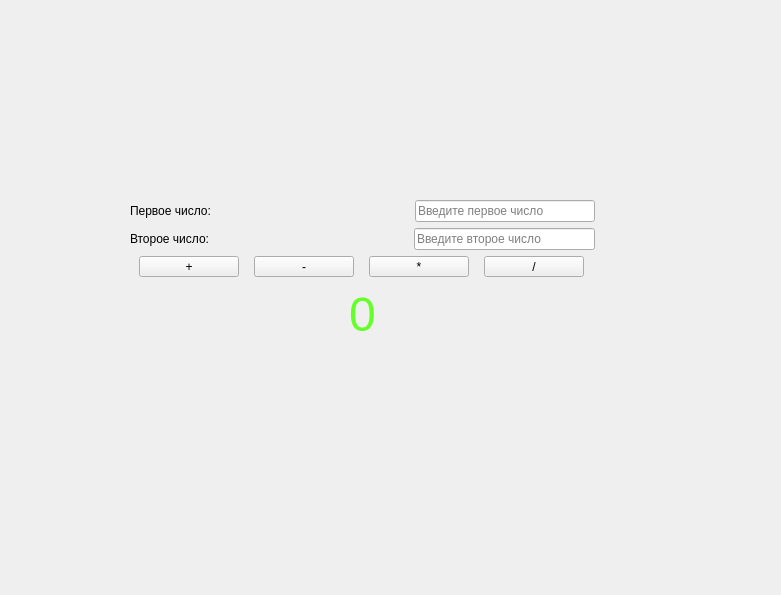
<?xml version="1.0" encoding="UTF-8"?>
<ui version="4.0">
 <class>Dialog</class>
 <widget class="QDialog" name="Dialog">
  <property name="geometry">
   <rect>
    <x>0</x>
    <y>0</y>
    <width>781</width>
    <height>595</height>
   </rect>
  </property>
  <property name="windowTitle">
   <string>Dialog</string>
  </property>
  <widget class="QWidget" name="">
   <property name="geometry">
    <rect>
     <x>130</x>
     <y>200</y>
     <width>465</width>
     <height>147</height>
    </rect>
   </property>
   <layout class="QVBoxLayout" name="verticalLayout_2">
    <item>
     <layout class="QVBoxLayout" name="verticalLayout">
      <item>
       <layout class="QHBoxLayout" name="horizontalLayout">
        <item>
         <widget class="QLabel" name="label">
          <property name="text">
           <string>Первое число:</string>
          </property>
         </widget>
        </item>
        <item>
         <spacer name="horizontalSpacer">
          <property name="orientation">
           <enum>Qt::Orientation::Horizontal</enum>
          </property>
          <property name="sizeHint" stdset="0">
           <size>
            <width>198</width>
            <height>20</height>
           </size>
          </property>
         </spacer>
        </item>
        <item>
         <widget class="QLineEdit" name="lineEdit">
          <property name="minimumSize">
           <size>
            <width>150</width>
            <height>0</height>
           </size>
          </property>
          <property name="placeholderText">
           <string>Введите первое число</string>
          </property>
         </widget>
        </item>
       </layout>
      </item>
      <item>
       <layout class="QHBoxLayout" name="horizontalLayout_2">
        <item>
         <widget class="QLabel" name="label_2">
          <property name="text">
           <string>Второе число:</string>
          </property>
         </widget>
        </item>
        <item>
         <spacer name="horizontalSpacer_2">
          <property name="orientation">
           <enum>Qt::Orientation::Horizontal</enum>
          </property>
          <property name="sizeHint" stdset="0">
           <size>
            <width>198</width>
            <height>20</height>
           </size>
          </property>
         </spacer>
        </item>
        <item>
         <widget class="QLineEdit" name="lineEdit_2">
          <property name="minimumSize">
           <size>
            <width>150</width>
            <height>0</height>
           </size>
          </property>
          <property name="placeholderText">
           <string>Введите второе число</string>
          </property>
         </widget>
        </item>
       </layout>
      </item>
      <item>
       <layout class="QHBoxLayout" name="horizontalLayout_3">
        <item>
         <widget class="QToolButton" name="toolButton">
          <property name="minimumSize">
           <size>
            <width>100</width>
            <height>0</height>
           </size>
          </property>
          <property name="text">
           <string>+</string>
          </property>
         </widget>
        </item>
        <item>
         <widget class="QToolButton" name="toolButton_2">
          <property name="minimumSize">
           <size>
            <width>100</width>
            <height>0</height>
           </size>
          </property>
          <property name="text">
           <string>-</string>
          </property>
         </widget>
        </item>
        <item>
         <widget class="QToolButton" name="toolButton_4">
          <property name="minimumSize">
           <size>
            <width>100</width>
            <height>0</height>
           </size>
          </property>
          <property name="text">
           <string>*</string>
          </property>
         </widget>
        </item>
        <item>
         <widget class="QToolButton" name="toolButton_3">
          <property name="minimumSize">
           <size>
            <width>100</width>
            <height>0</height>
           </size>
          </property>
          <property name="text">
           <string>/</string>
          </property>
         </widget>
        </item>
       </layout>
      </item>
     </layout>
    </item>
    <item>
     <widget class="QLabel" name="label_3">
      <property name="text">
       <string>&lt;html&gt;&lt;head/&gt;&lt;body&gt;&lt;p align=&quot;center&quot;&gt;&lt;span style=&quot; font-size:36pt; color:#65ff29;&quot;&gt;0&lt;/span&gt;&lt;/p&gt;&lt;/body&gt;&lt;/html&gt;</string>
      </property>
     </widget>
    </item>
   </layout>
  </widget>
 </widget>
 <resources/>
 <connections/>
</ui>
